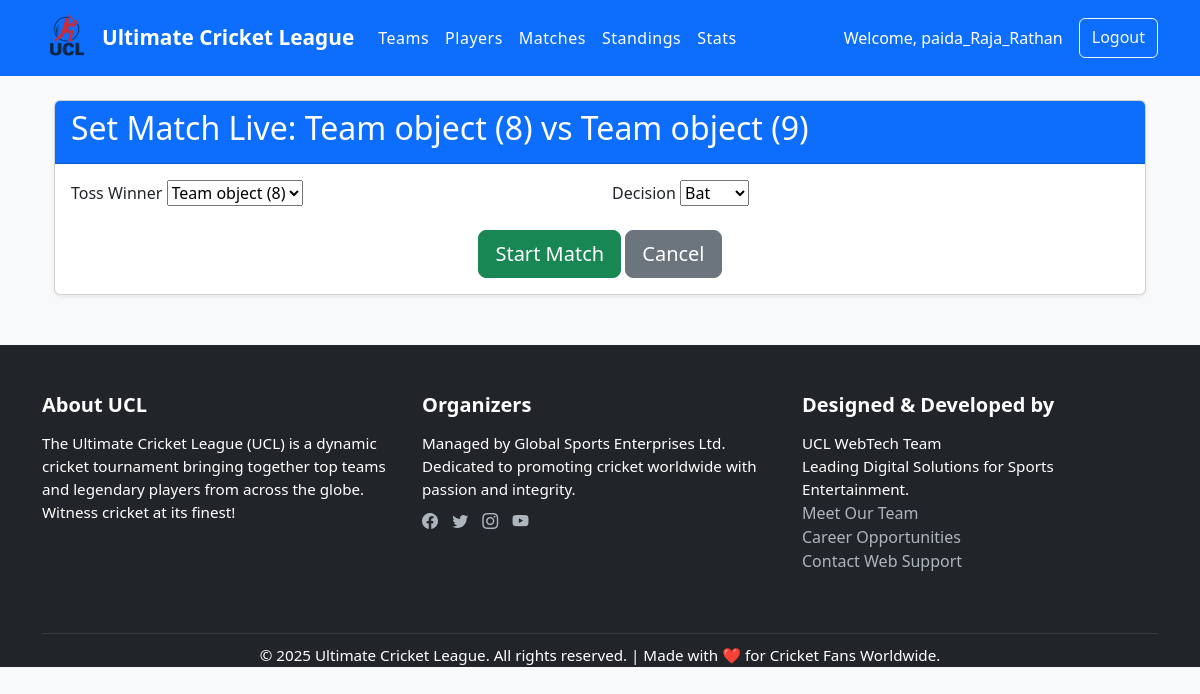
The app's page /match/36/set_live/ (signed in) with its own data.
### tournament/models.py (models this page shows, shortened)
class Match(models.Model):
    RESULT_CHOICES = [
        ('Home Win', 'Home Win'),
        ('Away Win', 'Away Win'),
        ('Draw', 'Draw'),
        ('No Result', 'No Result'),
        ('TBD', 'To Be Determined'),
    ]
    STATUS_CHOICES = [
        ('UPCOMING', 'Upcoming'),
        ('LIVE', 'Live'),
        ('COMPLETED', 'Completed'),
    ]
    status = models.CharField(max_length=10,choices=STATUS_CHOICES,default='UPCOMING')
    result = models.CharField(max_length=20, choices=RESULT_CHOICES, default='TBD')
    man_of_the_match = models.ForeignKey(Player, on_delete=models.SET_NULL, null=True, blank=True)
    umpires = models.CharField(max_length=200)
    match_number = models.PositiveIntegerField(unique=True)
    home_score = models.PositiveIntegerField(default=0)
    away_score = models.PositiveIntegerField(default=0)
    current_batsman = models.ForeignKey(Player, on_delete=models.SET_NULL, null=True, blank=True, related_name='current_batsman_matches')
    current_non_striker = models.ForeignKey(Player, on_delete=models.SET_NULL, null=True, blank=True, related_name='current_non_striker_matches')
    current_bowler = models.ForeignKey(Player, on_delete=models.SET_NULL, null=True, blank=True, related_name='current_bowler_matches')
    striker = models.ForeignKey(Player, on_delete=models.SET_NULL, null=True, blank=True, related_name='striker_matches')
    non_striker = models.ForeignKey(Player, on_delete=models.SET_NULL, null=True, blank=True, related_name='non_striker_matches')
    bowler = models.ForeignKey(Player, on_delete=models.SET_NULL, null=True, blank=True, related_name='bowler_matches')
    balls_remaining = models.PositiveIntegerField(default=120)
    innings = models.PositiveIntegerField(default=1)
    is_live = models.BooleanField(default=False)
    current_run_rate = models.DecimalField(max_digits=5, decimal_places=2, default=0)
    required_run_rate = models.DecimalField(max_digits=5, decimal_places=2, default=0)
    win_margin = models.CharField(max_length=100, blank=True)
    next_batsman = models.ForeignKey(Player, on_delete=models.SET_NULL, null=True, blank=True, related_name='next_batsman_matches')
    next_bowler = models.ForeignKey(Player, on_delete=models.SET_NULL, null=True, blank=True, related_name='next_bowler_matches')
    current_ball = models.PositiveIntegerField(default=0)
    current_over = models.PositiveIntegerField(default=0)
    batting_team = models.ForeignKey(Team, on_delete=models.SET_NULL, null=True, blank=True, related_name='batting_matches')
    striker_runs = models.PositiveIntegerField(default=0)
    striker_balls = models.PositiveIntegerField(default=0)
    non_striker_runs = models.PositiveIntegerField(default=0)
    non_striker_balls = models.PositiveIntegerField(default=0)
    bowler_runs = models.PositiveIntegerField(default=0)
    bowler_wickets = models.PositiveIntegerField(default=0)
    bowler_balls = models.PositiveIntegerField(default=0)
    total_runs = models.PositiveIntegerField(default=0)
    total_wickets = models.PositiveIntegerField(default=0)
    extras = models.PositiveIntegerField(default=0)
    batting_team = models.ForeignKey(Team, on_delete=models.SET_NULL, related_name='batting_matches', null=True)
    bowling_team = models.ForeignKey(Team, on_delete=models.SET_NULL, related_name='bowling_matches', null=True)
    powerplay_overs = models.IntegerField(default=6)  # Typically 6 for T20
    powerplay_runs = models.IntegerField(default=0)
    powerplay_wickets = models.IntegerField(default=0)
    is_powerplay = models.BooleanField(default=True)
    home_team = models.ForeignKey(Team, on_delete=models.CASCADE, related_name='home_matches')
    away_team = models.ForeignKey(Team, on_delete=models.CASCADE, related_name='away_matches')
    date = models.DateTimeField()
    venue = models.CharField(max_length=100)
    toss_winner = models.ForeignKey(Team, on_delete=models.CASCADE, related_name='toss_wins', null=True)
    toss_decision = models.CharField(max_length=10, choices=[('bat', 'Bat'), ('field', 'Field')], null=True)
    innings = models.IntegerField(default=1)
    first_team = models.ForeignKey(Team, on_delete=models.CASCADE, related_name='first_innings', null=True)
    second_team = models.ForeignKey(Team, on_delete=models.CASCADE, related_name='second_innings', null=True)
    first_score = models.IntegerField(default=0)
    first_wickets = models.IntegerField(default=0)
    first_current_over = models.IntegerField(default=0)
    first_current_ball = models.IntegerField(default=0)
    second_score = models.IntegerField(default=0)
    second_wickets = models.IntegerField(default=0)
    second_current_over = models.IntegerField(default=0)
    second_current_ball = models.IntegerField(default=0)
    striker = models.ForeignKey(Player, on_delete=models.SET_NULL, related_name='striker_matches', null=True)
    non_striker = models.ForeignKey(Player, on_delete=models.SET_NULL, related_name='non_striker_matches', null=True)
    bowler = models.ForeignKey(Player, on_delete=models.SET_NULL, related_name='bowler_matches', null=True)
    striker_runs = models.IntegerField(default=0)
    striker_balls = models.IntegerField(default=0)
    striker_fours = models.IntegerField(default=0)
    striker_sixes = models.IntegerField(default=0)
    non_striker_runs = models.IntegerField(default=0)
    non_striker_balls = models.IntegerField(default=0)
    non_striker_fours = models.IntegerField(default=0)
    non_striker_sixes = models.IntegerField(default=0)
    bowler_runs = models.IntegerField(default=0)
    bowler_wickets = models.IntegerField(default=0)
    bowler_wides = models.IntegerField(default=0)
    bowler_no_balls = models.IntegerField(default=0)
    @property
    def first_current_ball(self):
        return self.ball_set.order_by('over', 'ball_number').first()
    @property
    def status(self):
        if self.is_live:
            return "LIVE"
        elif self.date > timezone.now():
            return "UPCOMING"
        else:
            return "COMPLETED"
    def status(self):
        if self.is_live:
            return "LIVE"
        elif self.date > timezone.now():
            return "UPCOMING"
        else:
            return "COMPLETED"

class Team(models.Model):
    name = models.CharField(max_length=100, unique=True)
    short_name = models.CharField(max_length=3, blank=True)
    logo = models.ImageField(upload_to='team_logos/', null=True, blank=True)
    home_ground = models.CharField(max_length=100)
    captain = models.ForeignKey('Player', on_delete=models.SET_NULL, null=True, blank=True, related_name='captain_of')
    coach = models.CharField(max_length=100)
    founded = models.PositiveIntegerField()
    public = models.BooleanField(default=True)
    manager = models.ForeignKey(User, on_delete=models.CASCADE, related_name='managed_teams', null=True, blank=True)
    matches_played = models.PositiveIntegerField(default=0)
    wins = models.PositiveIntegerField(default=0)
    losses = models.PositiveIntegerField(default=0)
    draws = models.PositiveIntegerField(default=0)
    points = models.PositiveIntegerField(default=0)  # Added concrete points field
    total_matches = models.IntegerField(default=0)
    wins = models.IntegerField(default=0)
    losses = models.IntegerField(default=0)
    draws = models.IntegerField(default=0)
    points = models.IntegerField(default=0)

### tournament/views.py (the view)
# urls.py: path('match/<int:match_id>/set_live/', views.set_match_live, name='set_match_live'),
@login_required
@user_passes_test(lambda u: u.is_superuser)
def set_match_live(request, match_id):
    match = get_object_or_404(Match, id=match_id)
    if request.method == 'POST':
        form = TossForm(request.POST, instance=match)
        if form.is_valid():
            match = form.save()
            if match.toss_decision == 'bat':
                match.batting_team = match.toss_winner
                match.bowling_team = match.home_team if match.toss_winner == match.away_team else match.away_team
            else:
                match.bowling_team = match.toss_winner
                match.batting_team = match.home_team if match.toss_winner == match.away_team else match.away_team
            match.is_live = True
            match.save()
            return redirect('initialize_match_players', match_id=match.id)
    else:
        form = TossForm(instance=match)
    return render(request, 'tournament/set_live.html', {'form': form, 'match': match})

### tournament/forms.py
class TossForm(forms.ModelForm):
    class Meta:
        model = Match
        fields = ['toss_winner', 'toss_decision']
    def __init__(self, *args, **kwargs):
        super().__init__(*args, **kwargs)
        self.fields['toss_winner'].queryset = Team.objects.filter(
            id__in=[self.instance.home_team_id, self.instance.away_team_id]
        )

### tournament/templates/tournament/set_live.html (shortened to what this page needs)
{% extends 'tournament/base.html' %}
{% load static %}
{% block content %}
<div class="container mt-4">
    <div class="card">
        <div class="card-header bg-primary text-white">
            <h2>Set Match Live: {{ match.home_team }} vs {{ match.away_team }}</h2>
        </div>
        <div class="card-body">
            <form method="post">
                <div class="row">
                    <div class="col-md-6">
                        <div class="form-group">
                            <label for="{{ form.toss_winner.id_for_label }}">Toss Winner</label>
                            {{ form.toss_winner }}
                        </div>
                    </div>
                    <div class="col-md-6">
                        <div class="form-group">
                            <label for="{{ form.toss_decision.id_for_label }}">Decision</label>
                            {{ form.toss_decision }}
                        </div>
                    </div>
                </div>
                <div class="text-center mt-4">
                    <button type="submit" class="btn btn-success btn-lg">
                         Start Match
                    </button>
                    <a href="{% url 'match_detail' match.id %}" class="btn btn-secondary btn-lg">
                         Cancel
                    </a>
                </div>
            </form>
        </div>
    </div>
</div>
{% endblock %}

### tournament/templates/tournament/base.html (shortened to what this page needs)
{% load static %}
<!DOCTYPE html>
<html lang="en">
<head>
  <link rel="stylesheet" href="https://cdn.jsdelivr.net/npm/bootstrap@5.3.0/dist/css/bootstrap.min.css">
  <link rel="stylesheet" href="https://cdn.jsdelivr.net/npm/bootstrap-icons@1.10.0/font/bootstrap-icons.css">
  <link rel="stylesheet" href="{% static 'tournament/css/style.css' %}">
</head>
<body style="background-color: #f8f9fa; font-family: 'Segoe UI', Tahoma, Geneva, Verdana, sans-serif;">
  <nav class="navbar navbar-expand-lg navbar-dark bg-primary">
    <div class="container">
        <a class="navbar-brand" href="{% url 'index' %}">
            <img src="{% static 'tournament/images/new_logo.png' %}" alt="UCL Logo">
            <span class="navbar-brand-text">Ultimate Cricket League</span>
          </a>
      <div class="collapse navbar-collapse" id="navbarNav">
        <ul class="navbar-nav me-auto">
          <li class="nav-item"><a class="nav-link" href="{% url 'teams' %}">Teams</a></li>
          <li class="nav-item"><a class="nav-link" href="{% url 'players' %}">Players</a></li>
          <li class="nav-item"><a class="nav-link" href="{% url 'matches' %}">Matches</a></li>
          <li class="nav-item"><a class="nav-link" href="{% url 'standings' %}">Standings</a></li>
          <li class="nav-item"><a class="nav-link" href="{% url 'player_stats' %}">Stats</a></li>
        </ul>
        <div class="d-flex">
          {% if user.is_authenticated %}
            <span class="navbar-text me-3">Welcome, {{ user.username }}</span>
            <a href="{% url 'logout' %}" class="btn btn-outline-light">Logout</a>
          {% else %}
            <a href="{% url 'login' %}" class="btn btn-outline-light me-2">Login</a>
            <a href="{% url 'register' %}" class="btn btn-outline-light">Register</a>
          {% endif %}
        </div>
      </div>
    </div>
  </nav>
  <main class="container my-4">
    {% block content %}{% endblock %}
  </main>
  <footer class="pt-5">
    <div class="container">
      <div class="row">
        <div class="col-md-4 mb-4">
          <h5>About UCL</h5>
          <p>The Ultimate Cricket League (UCL) is a dynamic cricket tournament bringing together top teams and legendary players from across the globe. Witness cricket at its finest!</p>
        </div>
        <div class="col-md-4 mb-4">
          <h5>Organizers</h5>
          <p>Managed by Global Sports Enterprises Ltd.<br>Dedicated to promoting cricket worldwide with passion and integrity.</p>
          <div class="social-icons mt-2">
            <a href="#"><i class="bi bi-facebook"></i></a>
            <a href="#"><i class="bi bi-twitter"></i></a>
            <a href="#"><i class="bi bi-instagram"></i></a>
            <a href="#"><i class="bi bi-youtube"></i></a>
          </div>
        </div>
        <div class="col-md-4 mb-4">
          <h5>Designed & Developed by</h5>
          <p>UCL WebTech Team<br>Leading Digital Solutions for Sports Entertainment.</p>
          <ul class="list-unstyled">
            <li><a href="#">Meet Our Team</a></li>
            <li><a href="#">Career Opportunities</a></li>
            <li><a href="#">Contact Web Support</a></li>
          </ul>
        </div>
      </div>
      <div class="text-center footer-bottom">
        <p>&copy; {% now "Y" %} Ultimate Cricket League. All rights reserved. | Made with ❤️ for Cricket Fans Worldwide.</p>
      </div>
    </div>
  </footer>
</body>
</html>

### tournament/static/tournament/css/style.css (style rules this page uses)
body { background-color: #f8f9fa; font-family: 'Segoe UI', Tahoma, Geneva, Verdana, sans-serif; }
.card { box-shadow: 0 0.125rem 0.25rem rgba(0, 0, 0, 0.075); margin-bottom: 20px; }
.card-header { font-weight: bold; }
.bg-primary { background-color: #0d6efd !important; }
.navbar-brand img { margin-right: 10px; }
footer { margin-top: 50px; }

### tournament/templates/tournament/base.html (style rules this page uses)
.navbar-nav .nav-link { color: white !important; padding: 10px 15px; transition: all 0.3s ease; font-weight: 500; letter-spacing: 0.5px; }
.navbar-brand { font-weight: bold; font-size: 1.3rem; transition: transform 0.3s ease; display: flex; align-items: center; transition: transform 0.3s, opacity 0.3s ease; }
.navbar-brand img { height: 50px; width: auto; margin-right: 10px; transition: all 0.3s ease; }
.navbar-text { color: #ffffff; }
footer { background-color: #212529; color: #ffffff; padding-top: 40px; }
footer h5 { font-weight: bold; margin-bottom: 15px; }
footer a { color: #adb5bd; text-decoration: none; transition: color 0.3s; }
footer p { margin: 0; font-size: 0.95rem; }
.footer-bottom { border-top: 1px solid #3a3b3c; margin-top: 20px; padding-top: 10px; font-size: 0.85rem; }
.social-icons a { color: #adb5bd; margin-right: 10px; transition: color 0.3s; }

### records on screen
Match: home_team "Team object (8)", away_team "Team object (9)", toss_winner "Team object (8)", toss_decision "Bat"

### other values on screen
{{ user.username }} "paida_Raja_Rathan"
